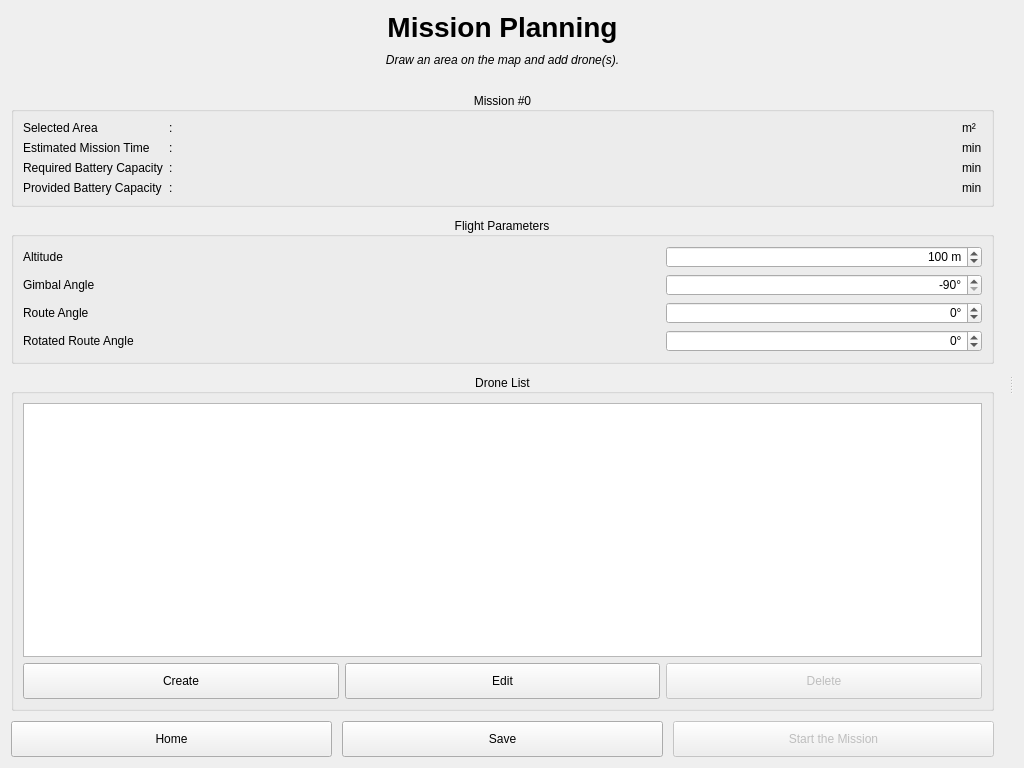
<?xml version="1.0" encoding="UTF-8"?>
<ui version="4.0">
 <class>Form</class>
 <widget class="QWidget" name="Form">
  <property name="geometry">
   <rect>
    <x>0</x>
    <y>0</y>
    <width>1024</width>
    <height>768</height>
   </rect>
  </property>
  <property name="windowTitle">
   <string>Form</string>
  </property>
  <property name="styleSheet">
   <string notr="true">QPushButton { padding:10px;}</string>
  </property>
  <layout class="QHBoxLayout" name="horizontalLayout">
   <item>
    <widget class="QSplitter" name="splitter">
     <property name="orientation">
      <enum>Qt::Horizontal</enum>
     </property>
     <widget class="QWidget" name="layoutWidget">
      <layout class="QVBoxLayout" name="v_lay_left" stretch="0,0,0,0,0,0,0">
       <property name="spacing">
        <number>10</number>
       </property>
       <property name="rightMargin">
        <number>15</number>
       </property>
       <item>
        <widget class="QLabel" name="label_header">
         <property name="font">
          <font>
           <pointsize>21</pointsize>
           <bold>true</bold>
          </font>
         </property>
         <property name="text">
          <string>Mission Planning</string>
         </property>
         <property name="alignment">
          <set>Qt::AlignCenter</set>
         </property>
        </widget>
       </item>
       <item>
        <widget class="QLabel" name="label_description">
         <property name="font">
          <font>
           <italic>true</italic>
          </font>
         </property>
         <property name="text">
          <string>Draw an area on the map and add drone(s).</string>
         </property>
         <property name="alignment">
          <set>Qt::AlignCenter</set>
         </property>
        </widget>
       </item>
       <item>
        <spacer name="verticalSpacer">
         <property name="orientation">
          <enum>Qt::Vertical</enum>
         </property>
         <property name="sizeType">
          <enum>QSizePolicy::Fixed</enum>
         </property>
         <property name="sizeHint" stdset="0">
          <size>
           <width>20</width>
           <height>15</height>
          </size>
         </property>
        </spacer>
       </item>
       <item>
        <widget class="QGroupBox" name="gb_mission">
         <property name="title">
          <string>Mission #0</string>
         </property>
         <property name="alignment">
          <set>Qt::AlignCenter</set>
         </property>
         <layout class="QGridLayout" name="gridLayout" columnstretch="0,0,1,0">
          <item row="4" column="3">
           <widget class="QLabel" name="batt_required_unit">
            <property name="text">
             <string>min</string>
            </property>
           </widget>
          </item>
          <item row="1" column="0">
           <widget class="QLabel" name="estimated_mission_time_label">
            <property name="text">
             <string>Estimated Mission Time</string>
            </property>
           </widget>
          </item>
          <item row="0" column="1">
           <widget class="QLabel" name="colon_1">
            <property name="text">
             <string>:</string>
            </property>
           </widget>
          </item>
          <item row="1" column="1">
           <widget class="QLabel" name="colon_2">
            <property name="text">
             <string>:</string>
            </property>
           </widget>
          </item>
          <item row="5" column="2">
           <widget class="QLabel" name="batt_provided_value">
            <property name="text">
             <string/>
            </property>
            <property name="alignment">
             <set>Qt::AlignRight|Qt::AlignTrailing|Qt::AlignVCenter</set>
            </property>
           </widget>
          </item>
          <item row="4" column="0">
           <widget class="QLabel" name="batt_required_label">
            <property name="text">
             <string>Required Battery Capacity</string>
            </property>
           </widget>
          </item>
          <item row="0" column="2">
           <widget class="QLabel" name="selected_area_value">
            <property name="text">
             <string/>
            </property>
            <property name="alignment">
             <set>Qt::AlignRight|Qt::AlignTrailing|Qt::AlignVCenter</set>
            </property>
           </widget>
          </item>
          <item row="5" column="3">
           <widget class="QLabel" name="batt_provided_unit">
            <property name="text">
             <string>min</string>
            </property>
           </widget>
          </item>
          <item row="4" column="2">
           <widget class="QLabel" name="batt_required_value">
            <property name="text">
             <string/>
            </property>
            <property name="alignment">
             <set>Qt::AlignRight|Qt::AlignTrailing|Qt::AlignVCenter</set>
            </property>
           </widget>
          </item>
          <item row="5" column="1">
           <widget class="QLabel" name="colon_4">
            <property name="text">
             <string>:</string>
            </property>
           </widget>
          </item>
          <item row="0" column="3">
           <widget class="QLabel" name="selected_area_unit">
            <property name="text">
             <string>m²</string>
            </property>
           </widget>
          </item>
          <item row="1" column="2">
           <widget class="QLabel" name="estimated_mission_time_value">
            <property name="text">
             <string/>
            </property>
            <property name="alignment">
             <set>Qt::AlignRight|Qt::AlignTrailing|Qt::AlignVCenter</set>
            </property>
           </widget>
          </item>
          <item row="5" column="0">
           <widget class="QLabel" name="batt_provided_label">
            <property name="text">
             <string>Provided Battery Capacity</string>
            </property>
           </widget>
          </item>
          <item row="4" column="1">
           <widget class="QLabel" name="colon_3">
            <property name="text">
             <string>:</string>
            </property>
           </widget>
          </item>
          <item row="1" column="3">
           <widget class="QLabel" name="estimated_mission_time_unit">
            <property name="text">
             <string>min</string>
            </property>
           </widget>
          </item>
          <item row="0" column="0">
           <widget class="QLabel" name="selected_area_label">
            <property name="text">
             <string>Selected Area</string>
            </property>
           </widget>
          </item>
         </layout>
        </widget>
       </item>
       <item>
        <widget class="QGroupBox" name="groupBox">
         <property name="title">
          <string>Flight Parameters</string>
         </property>
         <property name="alignment">
          <set>Qt::AlignCenter</set>
         </property>
         <layout class="QGridLayout" name="gridLayout_2">
          <item row="1" column="2">
           <widget class="QSpinBox" name="spinbox_altitude">
            <property name="alignment">
             <set>Qt::AlignRight|Qt::AlignTrailing|Qt::AlignVCenter</set>
            </property>
            <property name="suffix">
             <string> m</string>
            </property>
            <property name="minimum">
             <number>10</number>
            </property>
            <property name="maximum">
             <number>200</number>
            </property>
            <property name="value">
             <number>100</number>
            </property>
           </widget>
          </item>
          <item row="2" column="0" colspan="2">
           <widget class="QLabel" name="label_gimbal_angle">
            <property name="text">
             <string>Gimbal Angle</string>
            </property>
           </widget>
          </item>
          <item row="2" column="2">
           <widget class="QSpinBox" name="spinbox_gimbal">
            <property name="alignment">
             <set>Qt::AlignRight|Qt::AlignTrailing|Qt::AlignVCenter</set>
            </property>
            <property name="suffix">
             <string>°</string>
            </property>
            <property name="minimum">
             <number>-90</number>
            </property>
            <property name="maximum">
             <number>0</number>
            </property>
            <property name="value">
             <number>-90</number>
            </property>
           </widget>
          </item>
          <item row="3" column="0" colspan="2">
           <widget class="QLabel" name="label_route_angle">
            <property name="text">
             <string>Route Angle</string>
            </property>
           </widget>
          </item>
          <item row="4" column="0" colspan="2">
           <widget class="QLabel" name="label_rotated_route_angle">
            <property name="text">
             <string>Rotated Route Angle</string>
            </property>
           </widget>
          </item>
          <item row="3" column="2">
           <widget class="QSpinBox" name="spinbox_route_angle">
            <property name="alignment">
             <set>Qt::AlignRight|Qt::AlignTrailing|Qt::AlignVCenter</set>
            </property>
            <property name="suffix">
             <string>°</string>
            </property>
            <property name="minimum">
             <number>-180</number>
            </property>
            <property name="maximum">
             <number>180</number>
            </property>
           </widget>
          </item>
          <item row="1" column="0" colspan="2">
           <widget class="QLabel" name="label_altitude">
            <property name="text">
             <string>Altitude</string>
            </property>
           </widget>
          </item>
          <item row="4" column="2">
           <widget class="QSpinBox" name="spinbox_rotated_route_angle">
            <property name="alignment">
             <set>Qt::AlignRight|Qt::AlignTrailing|Qt::AlignVCenter</set>
            </property>
            <property name="suffix">
             <string>°</string>
            </property>
            <property name="minimum">
             <number>-20</number>
            </property>
            <property name="maximum">
             <number>20</number>
            </property>
           </widget>
          </item>
         </layout>
        </widget>
       </item>
       <item>
        <widget class="QGroupBox" name="gb_drones">
         <property name="title">
          <string>Drone List</string>
         </property>
         <property name="alignment">
          <set>Qt::AlignCenter</set>
         </property>
         <layout class="QVBoxLayout" name="verticalLayout_2">
          <item>
           <widget class="QListWidget" name="listWidget"/>
          </item>
          <item>
           <layout class="QHBoxLayout" name="h_lay_drone_buttons">
            <item>
             <widget class="QPushButton" name="btn_add_drone">
              <property name="text">
               <string>Create</string>
              </property>
              <property name="icon">
               <iconset>
                <normaloff>../Images/add.png</normaloff>../Images/add.png</iconset>
              </property>
             </widget>
            </item>
            <item>
             <widget class="QPushButton" name="btn_edit_drone">
              <property name="text">
               <string>Edit</string>
              </property>
              <property name="icon">
               <iconset>
                <normaloff>../Images/edit.png</normaloff>../Images/edit.png</iconset>
              </property>
             </widget>
            </item>
            <item>
             <widget class="QPushButton" name="btn_delete_drone">
              <property name="enabled">
               <bool>false</bool>
              </property>
              <property name="text">
               <string>Delete</string>
              </property>
              <property name="icon">
               <iconset>
                <normaloff>../Images/delete.png</normaloff>../Images/delete.png</iconset>
              </property>
             </widget>
            </item>
           </layout>
          </item>
         </layout>
        </widget>
       </item>
       <item>
        <layout class="QGridLayout" name="g_lay_mission_buttons">
         <item row="3" column="0">
          <widget class="QPushButton" name="btn_cancel">
           <property name="text">
            <string>Home</string>
           </property>
           <property name="icon">
            <iconset>
             <normaloff>../Images/home.png</normaloff>../Images/home.png</iconset>
           </property>
          </widget>
         </item>
         <item row="3" column="1">
          <widget class="QPushButton" name="btn_save">
           <property name="text">
            <string>Save</string>
           </property>
           <property name="icon">
            <iconset>
             <normaloff>../Images/save.png</normaloff>../Images/save.png</iconset>
           </property>
          </widget>
         </item>
         <item row="3" column="2">
          <widget class="QPushButton" name="btn_start">
           <property name="enabled">
            <bool>false</bool>
           </property>
           <property name="text">
            <string>Start the Mission</string>
           </property>
           <property name="icon">
            <iconset>
             <normaloff>../Images/arrow-right.png</normaloff>../Images/arrow-right.png</iconset>
           </property>
          </widget>
         </item>
        </layout>
       </item>
      </layout>
     </widget>
     <widget class="QWidget" name="layoutWidget">
      <layout class="QVBoxLayout" name="v_lay_right"/>
     </widget>
    </widget>
   </item>
  </layout>
 </widget>
 <resources/>
 <connections/>
</ui>
